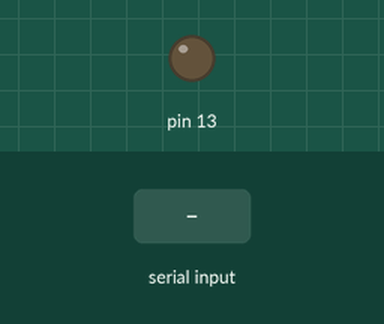
Simulated run of this sketch. Board: Arduino Uno, built with avr-gcc and run on an emulated ATmega328P. Shown: output pins drawn as LEDs (lit = HIGH). The test bench sets the inputs (shaded band).

Above: at 1.2 s.
1.3 s: "1" received over Serial
At 1.7 s:
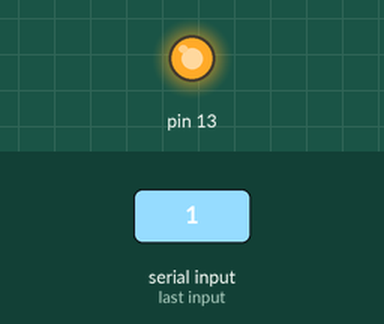
2.8 s: "2" received over Serial
At 4.1 s:
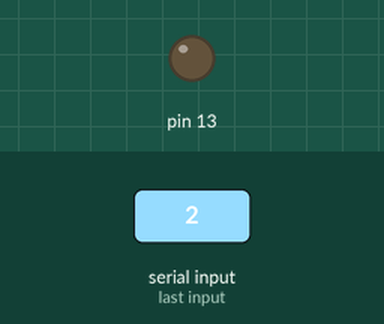
Timing chart, 0 to 5.8 s (numbered marks = the images above; inputs shaded):
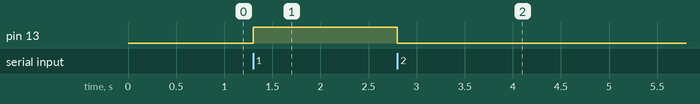

The sketch:

serial.ino
```cpp
void setup() {
  Serial.begin(9600);
  pinMode(13, OUTPUT);
}

void loop() {
  if(Serial.available())
  {
    int res = Serial.read();
    if(res == '1')
    {
      digitalWrite(13, HIGH);
    }
    else if(res == '2')
    {
      digitalWrite(13, LOW);
    }
  }
}
```

Measured:
- after the input at 1.3 s, pin 13: LOW → HIGH at once
- after the input at 2.8 s, pin 13: HIGH → LOW at once
